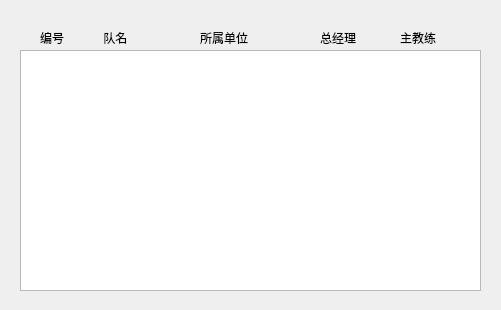
<?xml version="1.0" encoding="UTF-8"?>
<ui version="4.0">
 <class>ViewTeam</class>
 <widget class="QDialog" name="ViewTeam">
  <property name="geometry">
   <rect>
    <x>0</x>
    <y>0</y>
    <width>501</width>
    <height>310</height>
   </rect>
  </property>
  <property name="maximumSize">
   <size>
    <width>501</width>
    <height>310</height>
   </size>
  </property>
  <property name="windowTitle">
   <string>Dialog</string>
  </property>
  <widget class="QTableView" name="tableView">
   <property name="geometry">
    <rect>
     <x>20</x>
     <y>50</y>
     <width>461</width>
     <height>241</height>
    </rect>
   </property>
  </widget>
  <widget class="QLabel" name="label">
   <property name="geometry">
    <rect>
     <x>40</x>
     <y>30</y>
     <width>41</width>
     <height>16</height>
    </rect>
   </property>
   <property name="text">
    <string>编号</string>
   </property>
  </widget>
  <widget class="QLabel" name="label_2">
   <property name="geometry">
    <rect>
     <x>100</x>
     <y>30</y>
     <width>41</width>
     <height>16</height>
    </rect>
   </property>
   <property name="text">
    <string> 队名</string>
   </property>
  </widget>
  <widget class="QLabel" name="label_3">
   <property name="geometry">
    <rect>
     <x>200</x>
     <y>30</y>
     <width>71</width>
     <height>16</height>
    </rect>
   </property>
   <property name="text">
    <string>所属单位</string>
   </property>
  </widget>
  <widget class="QLabel" name="label_4">
   <property name="geometry">
    <rect>
     <x>320</x>
     <y>30</y>
     <width>51</width>
     <height>16</height>
    </rect>
   </property>
   <property name="text">
    <string>总经理</string>
   </property>
  </widget>
  <widget class="QLabel" name="label_5">
   <property name="geometry">
    <rect>
     <x>400</x>
     <y>30</y>
     <width>51</width>
     <height>16</height>
    </rect>
   </property>
   <property name="text">
    <string>主教练</string>
   </property>
  </widget>
 </widget>
 <resources/>
 <connections/>
</ui>
